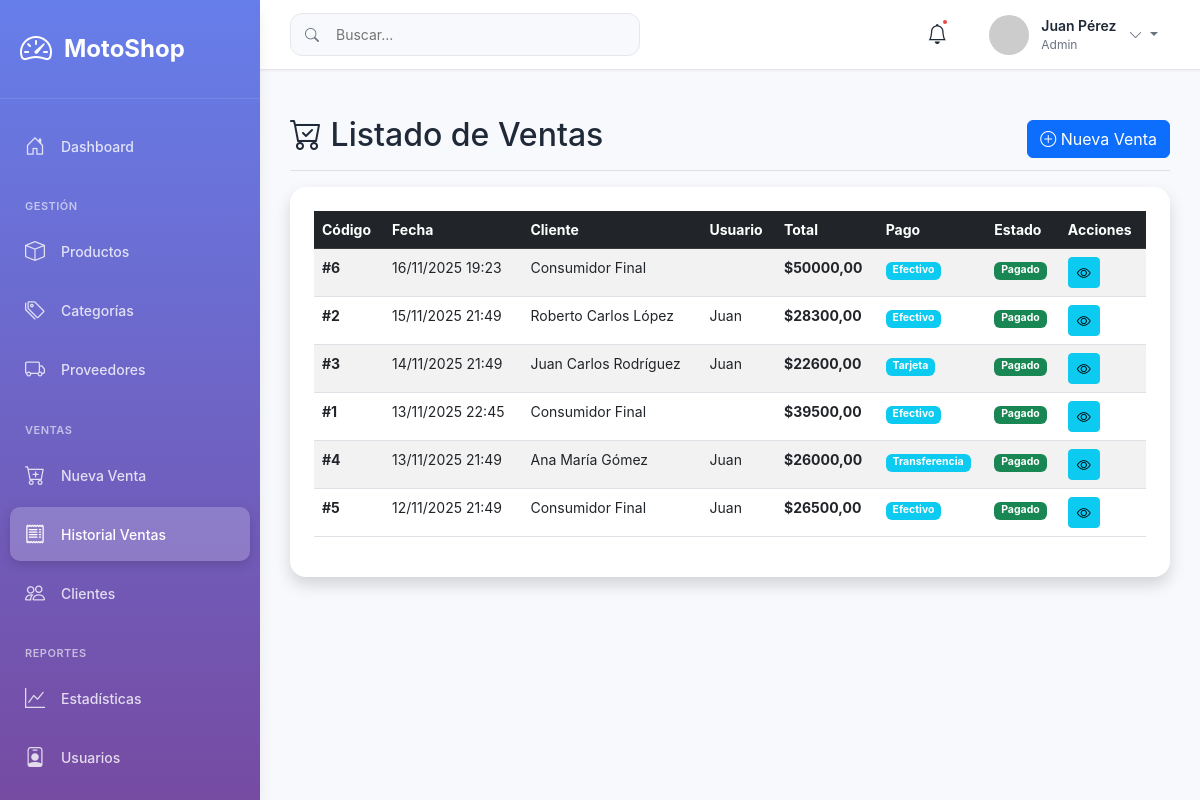
/ventas/ (signed in), run on the app's committed database.
### apps/ventas/models.py (models this page shows, shortened)
class Venta(models.Model):
    TIPO_PAGO = [
        ('efectivo', 'Efectivo'),
        ('tarjeta', 'Tarjeta'),
        ('transferencia', 'Transferencia'),
        ('mercadopago', 'Mercado Pago'),
    ]
    ESTADO_VENTA = [
        (0, 'Anulado'),
        (1, 'Pendiente'),
        (2, 'Pagado'),
    ]
    cliente = models.ForeignKey(Cliente, on_delete=models.SET_NULL, null=True, blank=True)
    usuario = models.ForeignKey(User, on_delete=models.SET_NULL, null=True)
    fecha = models.DateTimeField(auto_now_add=True)
    total = models.DecimalField(max_digits=10, decimal_places=2)
    tipo_pago = models.CharField(max_length=50, choices=TIPO_PAGO)
    observacion = models.TextField(blank=True, null=True)
    codigo_venta = models.IntegerField(unique=True)
    estado = models.IntegerField(default=1)
    estado_venta = models.IntegerField(default=1, choices=ESTADO_VENTA)
    class Meta:
        db_table = 'ventas'
        verbose_name = 'Venta'
        verbose_name_plural = 'Ventas'
        ordering = ['-fecha']

### apps/clientes/models.py (models this page shows, shortened)
class Cliente(models.Model):
    CONDICIONES_IVA = [
        ('Responsable Inscripto', 'Responsable Inscripto'),
        ('Monotributista', 'Monotributista'),
        ('Exento', 'Exento'),
        ('Consumidor Final', 'Consumidor Final'),
    ]
    nombre = models.CharField(max_length=200)
    apellido = models.CharField(max_length=200)
    codigo_cliente = models.IntegerField(unique=True)
    telefono = models.CharField(max_length=20, blank=True, null=True)
    email = models.EmailField(blank=True, null=True)
    direccion = models.TextField(blank=True, null=True)
    dni = models.CharField(max_length=10, blank=True, null=True)
    cuit = models.CharField(max_length=13, unique=True, blank=True, null=True)
    condicion_iva = models.CharField(max_length=50, choices=CONDICIONES_IVA)
    estado = models.IntegerField(default=1)
    class Meta:
        db_table = 'clientes'
        verbose_name = 'Cliente'
        verbose_name_plural = 'Clientes'
    @property
    def nombre_completo(self):
        return f"{self.nombre} {self.apellido}"

### apps/ventas/views.py (the view)
# urls.py: path('', views.lista_ventas, name='lista_ventas'),
@login_required
def lista_ventas(request):
    ventas = Venta.objects.filter(estado=1).select_related('cliente', 'usuario')
    return render(request, 'ventas/lista_ventas.html', {'ventas': ventas})

### templates/ventas/lista_ventas.html (shortened to what this page needs)
{% extends 'base.html' %}
{% block content %}
<div class="d-flex justify-content-between flex-wrap flex-md-nowrap align-items-center pt-3 pb-2 mb-3 border-bottom">
    <h1 class="h2"><i class="bi bi-cart-check"></i> Listado de Ventas</h1>
    <div class="btn-toolbar mb-2 mb-md-0">
        <a href="{% url 'crear_venta' %}" class="btn btn-primary">
            <i class="bi bi-plus-circle"></i> Nueva Venta
        </a>
    </div>
</div>
<div class="card shadow">
    <div class="card-body">
        <div class="table-responsive">
            <table class="table table-hover table-striped">
                <thead class="table-dark">
                    <tr>
                        <th>Código</th>
                        <th>Fecha</th>
                        <th>Cliente</th>
                        <th>Usuario</th>
                        <th>Total</th>
                        <th>Pago</th>
                        <th>Estado</th>
                        <th>Acciones</th>
                    </tr>
                </thead>
                <tbody>
                    {% for venta in ventas %}
                    <tr>
                        <td><strong>#{{ venta.codigo_venta }}</strong></td>
                        <td>{{ venta.fecha|date:"d/m/Y H:i" }}</td>
                        <td>
                            {% if venta.cliente %}
                                {{ venta.cliente.nombre_completo }}
                            {% else %}
                                Consumidor Final
                            {% endif %}
                        </td>
                        <td>{{ venta.usuario.first_name }}</td>
                        <td><strong>${{ venta.total }}</strong></td>
                        <td><span class="badge bg-info">{{ venta.get_tipo_pago_display }}</span></td>
                        <td>
                            {% if venta.estado_venta == 2 %}
                                <span class="badge bg-success">Pagado</span>
                            {% elif venta.estado_venta == 1 %}
                                <span class="badge bg-warning">Pendiente</span>
                            {% else %}
                                <span class="badge bg-danger">Anulado</span>
                            {% endif %}
                        </td>
                        <td>
                            <a href="{% url 'detalle_venta' venta.id %}" class="btn btn-sm btn-info">
                                <i class="bi bi-eye"></i>
                            </a>
                        </td>
                    </tr>
                    {% empty %}
                    <tr>
                        <td colspan="8" class="text-center text-muted">No hay ventas registradas</td>
                    </tr>
                    {% endfor %}
                </tbody>
            </table>
        </div>
    </div>
</div>
{% endblock %}

### templates/base.html (shortened to what this page needs)
{% load static %}
<!DOCTYPE html>
<html lang="es">
<head>
    <link href="https://cdn.jsdelivr.net/npm/bootstrap@5.3.0/dist/css/bootstrap.min.css" rel="stylesheet">
    <link rel="stylesheet" href="https://cdn.jsdelivr.net/npm/bootstrap-icons@1.10.0/font/bootstrap-icons.css">
    <link rel="stylesheet" href="{% static 'css/modern-style.css' %}">
</head>
<body>
    <aside class="sidebar">
        <div class="sidebar-header">
            <div class="logo">
                <i class="bi bi-speedometer2"></i>
                <span class="logo-text">MotoShop</span>
            </div>
        </div>
        <nav class="sidebar-nav">
            <ul class="nav-list">
                <li class="nav-item">
                    <a href="{% url 'dashboard' %}" class="nav-link">
                        <i class="bi bi-house-door"></i>
                        <span>Dashboard</span>
                    </a>
                </li>
                <li class="nav-section">GESTIÓN</li>
                <li class="nav-item">
                    <a href="{% url 'lista_productos' %}" class="nav-link">
                        <i class="bi bi-box"></i>
                        <span>Productos</span>
                    </a>
                </li>
                <li class="nav-item">
                    <a href="{% url 'lista_categorias' %}" class="nav-link">
                        <i class="bi bi-tags"></i>
                        <span>Categorías</span>
                    </a>
                </li>
                <li class="nav-item">
                    <a href="{% url 'lista_proveedores' %}" class="nav-link">
                        <i class="bi bi-truck"></i>
                        <span>Proveedores</span>
                    </a>
                </li>
                <li class="nav-section">VENTAS</li>
                <li class="nav-item">
                    <a href="{% url 'crear_venta' %}" class="nav-link">
                        <i class="bi bi-cart-plus"></i>
                        <span>Nueva Venta</span>
                    </a>
                </li>
                <li class="nav-item">
                    <a href="{% url 'lista_ventas' %}" class="nav-link">
                        <i class="bi bi-receipt"></i>
                        <span>Historial Ventas</span>
                    </a>
                </li>
                <li class="nav-item">
                    <a href="{% url 'lista_clientes' %}" class="nav-link">
                        <i class="bi bi-people"></i>
                        <span>Clientes</span>
                    </a>
                </li>
                <li class="nav-section">REPORTES</li>
                <li class="nav-item">
                    <a href="{% url 'reportes' %}" class="nav-link">
                        <i class="bi bi-graph-up"></i>
                        <span>Estadísticas</span>
                    </a>
                </li>
                <li class="nav-item">
                    <a href="{% url 'lista_usuarios' %}" class="nav-link">
                        <i class="bi bi-person-badge"></i>
                        <span>Usuarios</span>
                    </a>
                </li>
            </ul>
        </nav>
    </aside>
    <main class="main-content">
        <nav class="top-nav">
            <div class="top-nav-left">
                <div class="search-box">
                    <i class="bi bi-search"></i>
                    <input type="text" placeholder="Buscar..." class="search-input">
                </div>
            </div>
            <div class="top-nav-right">
                <button class="icon-btn notification-btn">
                    <i class="bi bi-bell"></i>
                    <span class="badge-dot"></span>
                </button>
                <div class="user-menu">
                    <div class="user-avatar">
                        <img src="https://ui-avatars.com/api/?name={{ user.first_name }}+{{ user.last_name }}&background=667eea&color=fff" alt="User">
                    </div>
                    <div class="user-info">
                        <span class="user-name">{{ user.first_name }} {{ user.last_name }}</span>
                        <span class="user-role">{{ user.perfil.rol.tipo|default:"Admin" }}</span>
                    </div>
                    <div class="dropdown">
                        <button class="dropdown-toggle" type="button" data-bs-toggle="dropdown">
                            <i class="bi bi-chevron-down"></i>
                        </button>
                    </div>
                </div>
            </div>
        </nav>
        <div class="page-content">
            {% block content %}{% endblock %}
        </div>
    </main>
</body>
</html>

### static/css/modern-style.css (style rules this page uses)
:root { --primary-color: #667eea; --secondary-color: #764ba2; --success-color: #10b981; --danger-color: #ef4444; --warning-color: #f59e0b; --info-color: #3b82f6; --sidebar-width: 260px; --sidebar-collapsed-width: 70px; --topnav-height: 70px; --bg-primary: #f8f9fc; --bg-secondary: #ffffff; --text-primary: #1f2937; --text-secondary: #6b7280; --border-color: #e5e7eb; --shadow-sm: 0 1px 2px 0 rgba(0, 0, 0, 0.05); --shadow-md: 0 4px 6px -1px rgba(0, 0, 0, 0.1); --shadow-lg: 0 10px 15px -3px rgba(0, 0, 0, 0.1); }
* { margin: 0; padding: 0; box-sizing: border-box; }
body { font-family: 'Inter', -apple-system, BlinkMacSystemFont, 'Segoe UI', Roboto, sans-serif; background-color: var(--bg-primary); color: var(--text-primary); font-size: 14px; line-height: 1.5; }
.sidebar { position: fixed; left: 0; top: 0; bottom: 0; width: var(--sidebar-width); background: linear-gradient(180deg, #667eea 0%, #764ba2 100%); color: white; z-index: 1000; transition: all 0.3s ease; overflow-y: auto; box-shadow: var(--shadow-lg); }
.sidebar-header { padding: 25px 20px; border-bottom: 1px solid rgba(255, 255, 255, 0.1); }
.logo { display: flex; align-items: center; gap: 12px; font-size: 24px; font-weight: 700; }
.logo i { font-size: 32px; }
.sidebar-nav { padding: 20px 0; }
.nav-list { list-style: none; padding: 0 10px; }
.nav-section { padding: 20px 15px 10px; font-size: 11px; font-weight: 600; text-transform: uppercase; letter-spacing: 0.5px; color: rgba(255, 255, 255, 0.6); }
.nav-item { margin-bottom: 5px; }
.nav-link { display: flex; align-items: center; gap: 12px; padding: 12px 15px; color: rgba(255, 255, 255, 0.8); text-decoration: none; border-radius: 10px; transition: all 0.3s ease; font-weight: 500; }
.nav-link i { font-size: 20px; width: 24px; }
.nav-link.active { background: rgba(255, 255, 255, 0.2); color: white; box-shadow: 0 4px 12px rgba(0, 0, 0, 0.15); }
.main-content { margin-left: var(--sidebar-width); min-height: 100vh; transition: margin-left 0.3s ease; }
.top-nav { position: sticky; top: 0; height: var(--topnav-height); background: white; border-bottom: 1px solid var(--border-color); display: flex; align-items: center; justify-content: space-between; padding: 0 30px; z-index: 100; box-shadow: var(--shadow-sm); }
.top-nav-left { display: flex; align-items: center; gap: 20px; }
.search-box { position: relative; width: 350px; }
.search-box i { position: absolute; left: 15px; top: 50%; transform: translateY(-50%); color: var(--text-secondary); }
.search-input { width: 100%; padding: 10px 15px 10px 45px; border: 1px solid var(--border-color); border-radius: 12px; background: var(--bg-primary); font-size: 14px; transition: all 0.3s; }
.top-nav-right { display: flex; align-items: center; gap: 20px; }
.icon-btn { position: relative; background: none; border: none; font-size: 20px; color: var(--text-primary); cursor: pointer; padding: 10px; border-radius: 10px; transition: all 0.3s; }
.badge-dot { position: absolute; top: 8px; right: 8px; width: 8px; height: 8px; background: var(--danger-color); border-radius: 50%; border: 2px solid white; }
.user-menu { display: flex; align-items: center; gap: 12px; padding: 8px 12px; border-radius: 12px; cursor: pointer; transition: all 0.3s; }
.user-avatar { width: 40px; height: 40px; border-radius: 50%; overflow: hidden; }
.user-avatar img { width: 100%; height: 100%; object-fit: cover; }
.user-info { display: flex; flex-direction: column; }
.user-name { font-weight: 600; font-size: 14px; color: var(--text-primary); }
.user-role { font-size: 12px; color: var(--text-secondary); }
.dropdown-toggle { background: none; border: none; color: var(--text-secondary); cursor: pointer; }
.page-content { padding: 30px; }
.card { background: white; border: none; border-radius: 16px; box-shadow: var(--shadow-sm); margin-bottom: 24px; transition: all 0.3s; }
.card-body { padding: 24px; }
.card { animation: fadeInUp 0.5s ease; }

### data on the page
Venta: codigo_venta "6", fecha "16/11/2025 19:23", shows "Consumidor Final", total "50000,00", tipo_pago "Efectivo", estado_venta "Pagado"
Venta: codigo_venta "2", fecha "15/11/2025 21:49", cliente.nombre_completo "Roberto Carlos López", usuario.first_name "Juan", total "28300,00", tipo_pago "Efectivo", estado_venta "Pagado"
Venta: codigo_venta "3", fecha "14/11/2025 21:49", cliente.nombre_completo "Juan Carlos Rodríguez", usuario.first_name "Juan", total "22600,00", tipo_pago "Tarjeta", estado_venta "Pagado"
Venta: codigo_venta "1", fecha "13/11/2025 22:45", shows "Consumidor Final", total "39500,00", tipo_pago "Efectivo", estado_venta "Pagado"
Venta: codigo_venta "4", fecha "13/11/2025 21:49", cliente.nombre_completo "Ana María Gómez", usuario.first_name "Juan", total "26000,00", tipo_pago "Transferencia", estado_venta "Pagado"
Venta: codigo_venta "5", fecha "12/11/2025 21:49", shows "Consumidor Final", usuario.first_name "Juan", total "26500,00", tipo_pago "Efectivo", estado_venta "Pagado"

### other printed values
{{ user.first_name }} "Juan"
{{ user.last_name }} "Pérez"
{{ user.perfil.rol.tipo|default:"Admin" }} "Admin"
